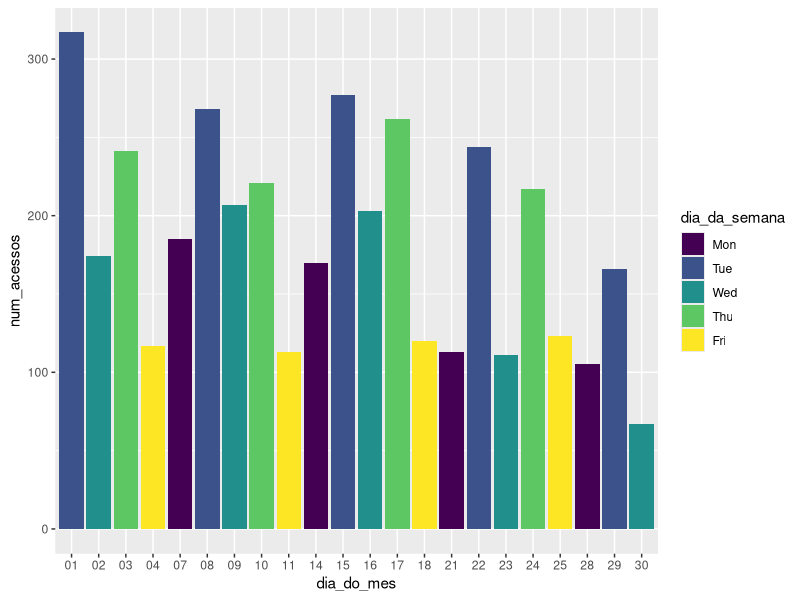
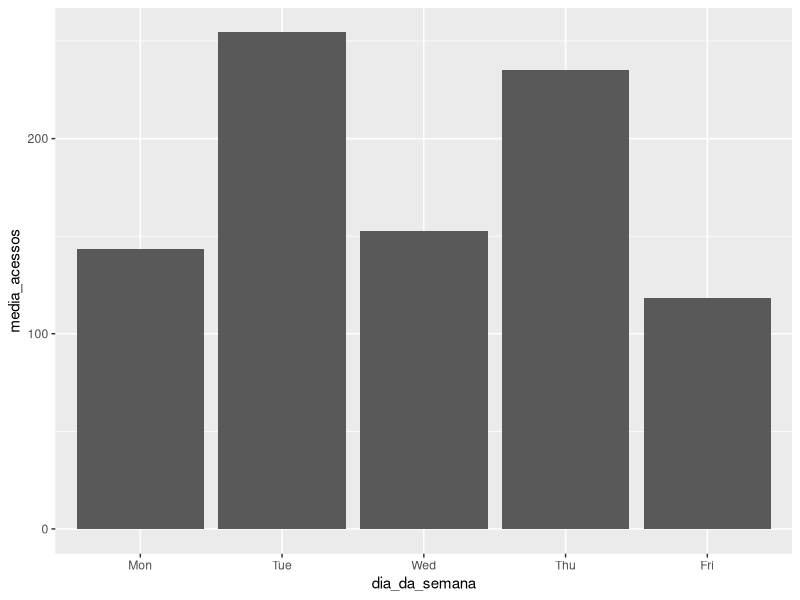
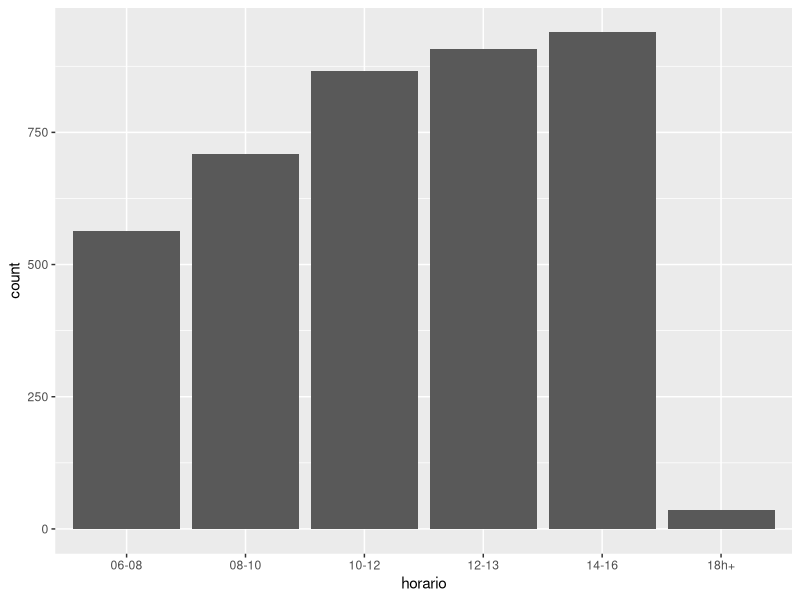
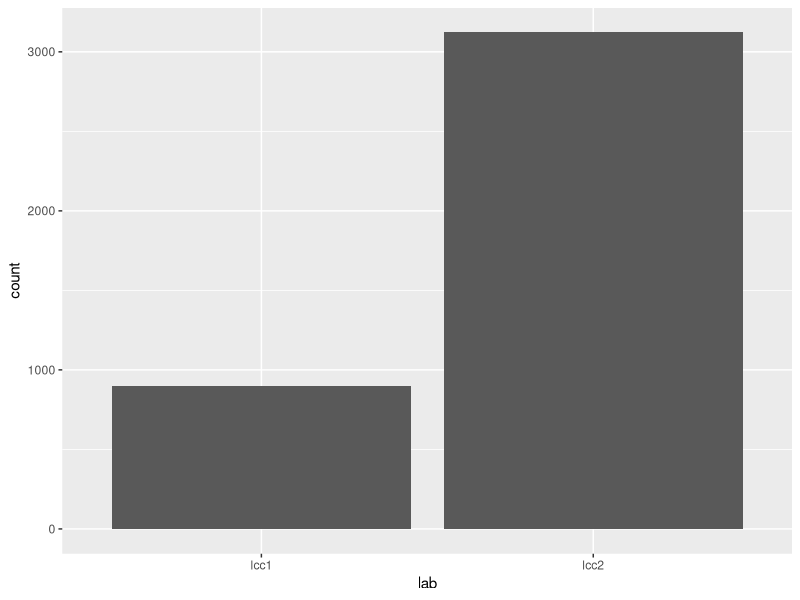
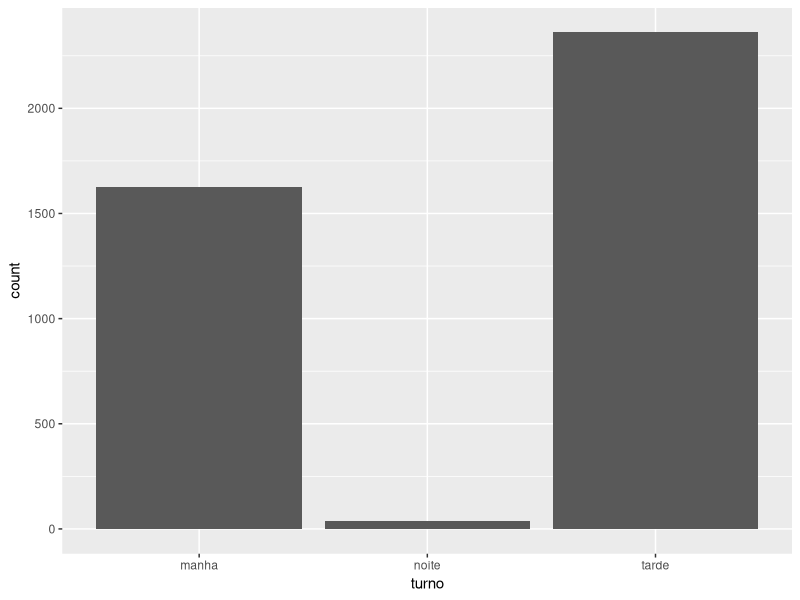
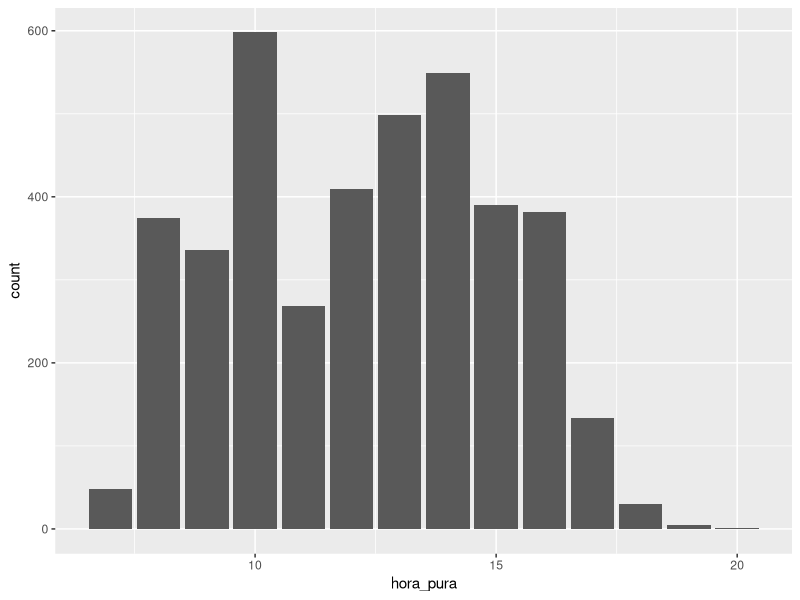
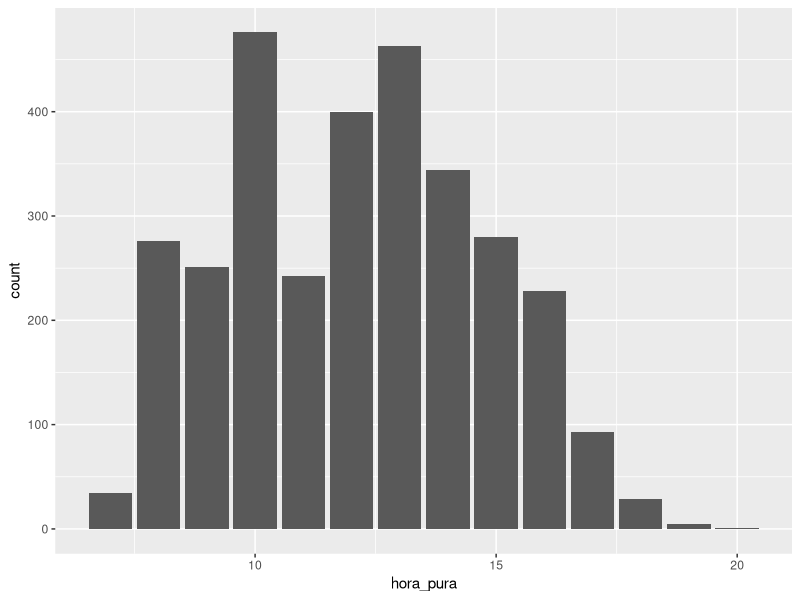
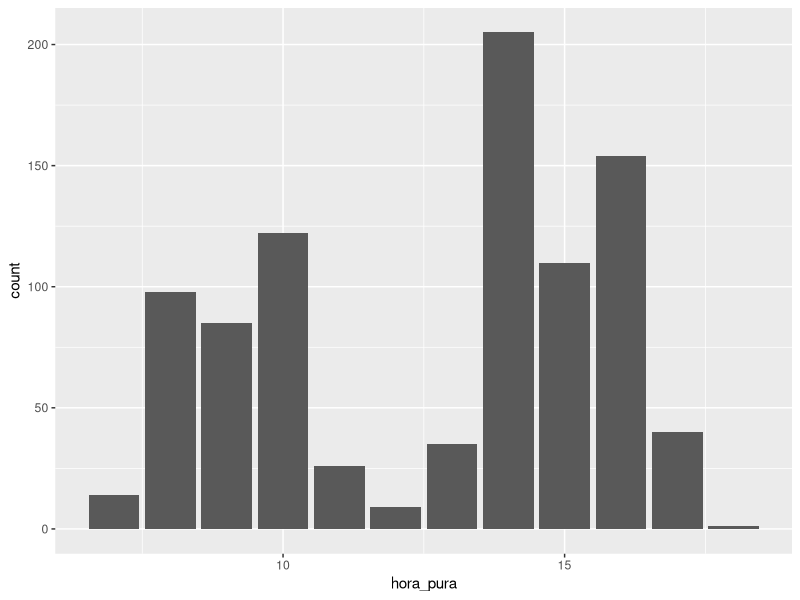

Write R code to recreate these figures, in order. (Note: this script raises an error after producing the figures.)
library(tidyverse)
library(readr)
library(dplyr)
library(lubridate)
library(ggplot2)
library(tidyr)
library(cluster) # Adicionei pra plotar o kmeans
library(fpc) # Adicionei pra plotar o kmeans

#setwd("~/guardians") # workspace Livia
setwd("/Users/amandaluna/Documents/guardians") # workspace Amanda
dados <- read_csv("logs.txt", col_names = c("mes", "dia_do_mes", "hora", "maquina", "status", "usuario"))

dados <- dados %>% mutate(data = paste("2017", mes, dia_do_mes, sep = "-"), dia_da_semana = wday(data, label = T))
sessoes_abertas <- dados %>% filter(status == "opened")

# acessos pelo dia do mes e da semana
sessoes <- sessoes_abertas %>% subset(select=c("dia_da_semana", "dia_do_mes"))
freq_dia <- sessoes %>% group_by(dia_da_semana, dia_do_mes) %>% summarise(num_acessos = n())
freq_dia %>% ggplot(aes(x = dia_do_mes, y = num_acessos, fill = dia_da_semana)) + geom_bar(stat = "identity")

# acessos no mês de acordo com o dia da semana
freq_mensal <- freq_dia %>% group_by(dia_da_semana) %>% summarise(media_acessos = mean(num_acessos)) # Os mts de lp1 não estão computados 
freq_mensal %>% ggplot(aes(x = dia_da_semana, y = media_acessos)) + geom_bar(stat = "identity")

# extraindo colunas do lab, da "hora pura", do turno
r <- setNames(do.call(rbind.data.frame, strsplit(sessoes_abertas$maquina, "-")), c("lab", "maquina"))
sessoes_abertas <- sessoes_abertas %>% mutate(lab = r$lab)
sessoes_abertas <- sessoes_abertas %>% mutate(hora_pura = hour(sessoes_abertas$hora))
sessoes_abertas <- sessoes_abertas %>% mutate(turno = if_else(hora_pura %in% 05:11, "manha",
                                                              if_else(hora_pura %in% 12:17, "tarde",
                                                                      if_else(hora_pura %in% 18:24, "noite", "madrugada"))))

# sessoes por blocos de 2 horas
sessoes_abertas <- sessoes_abertas %>% mutate(horario = if_else(hora_pura %in% 08:09, "08-10", # 14h as 16h maior pico
                                                              if_else(hora_pura %in% 10:11, "10-12",
                                                                      if_else(hora_pura %in% 12:13, "12-13",
                                                                        if_else(hora_pura %in% 14:15, "14-16",
                                                                          if_else(hora_pura %in% 18:24, "18h+", "06-08"))))))

sessoes_abertas %>% ggplot(aes(x = horario)) + geom_bar() # 14h as 16h é o horário de pico 

# graficos do turno de acesso por lcc
sessoes_abertas %>% ggplot(aes(x = lab)) + geom_bar()
sessoes_abertas %>% ggplot(aes(x = turno)) + geom_bar()
sessoes_abertas %>% ggplot(aes(x = hora_pura)) + geom_bar() # ao contrario do que se esperava, 

#o horario de mais acesso ao lcc é as 10 hrs
lcc2_acesso <- sessoes_abertas %>% filter(lab == "lcc2")
lcc2_acesso %>% ggplot(aes(x = hora_pura)) + geom_bar()

lcc1_acesso <- sessoes_abertas %>% filter(lab == "lcc1")
lcc1_acesso %>% ggplot(aes(x = hora_pura)) + geom_bar() # maior quantudade de acesso as 14 hrs
lcc1_acesso %>% ggplot(aes(x = dia_da_semana)) + geom_bar()

# usuarios que mais logaram nas maquinas
sessoes_por_usuario <- sessoes_abertas %>% subset(select=c("usuario"))
acessos_usuarios <- sessoes_por_usuario %>% group_by(usuario) %>% summarise(num_acessos = n())
acessos_usuarios <- acessos_usuarios[order(acessos_usuarios$num_acessos,decreasing = T),]

# maquinas que tiveram mais acessos
sessoes_por_maquina <- sessoes_abertas %>% subset(select=c("maquina"))
acessos_maquinas <- sessoes_por_maquina %>% group_by(maquina) %>% summarise(num_acessos = n())
acessos_maquinas <- acessos_maquinas[order(acessos_maquinas$num_acessos,decreasing = T),] # As do começo do lcc2

######################################################
clus <- kmeans(acessos_usuarios,centers = 4,nstart = 25) # Só deu pra fazer kmeans disso :/
clusplot(acessos_usuarios,clus$cluster,color = T,shade = T,labels = 2,lines = 0) # Deu esse ngç bugado
